Frame 1 (no input): blank canvas, image omitted
Frame 60 (the mouse pressed at the canvas centre just before this capture): blank canvas, image omitted
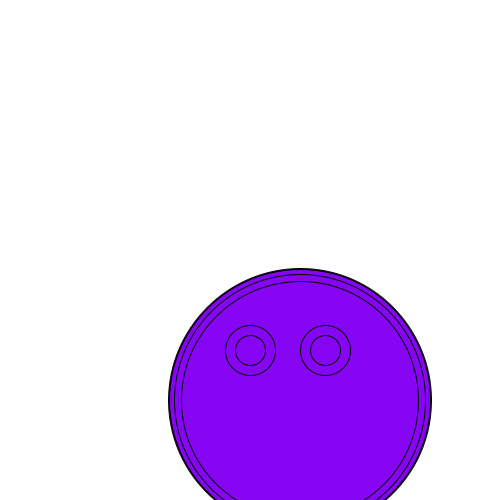
Frame 120 (the mouse held since frame 60 and released just before this capture)

The Processing sketch whose frames 1 and 60 were blank and that drew this single picture after the mouse press (run headless with seeded random() and noise(); from frame 60 on, the mouse is pressed at the canvas centre):

// Processing sketch: processing_57992
// ── processing_57992.pde

// Using an Array to store our variables.
 

 
float x[] = new float[50]; // this creates an array of 15 floats, more than we had!
int posx;
int posy;
color c;
 
void setup() {
  size(500, 500);
  fill(0, 100, 255, 100);
  smooth();
    mouseX=2000;
  mouseY=2000;
   
  // "i" will count from 0 to 50, allowing us to access each individual
  // variable in our array using a single loop!
  for (int i=0; i < 50; i++) {
    x[i] = random(width);
  }
}
 
void draw() {
  translate (mouseX, mouseY);
  fill(0);
  if (mousePressed)
  {
    c=color(random(255),random(255),random(255));
    fill(c);
  }
  background(255);
  float dia;
 
  for (int i=0; i < 50; i++) {
    // we can use a similar loop here to draw the ellipses
    // using each variable in the array
    dia = dist(x[i], 150, mouseX, mouseY);

        ellipse(50, 150, dia, dia);
        ellipse(0, 100, 50, 50);
        ellipse(0, 100, 30, 30);
        ellipse(75, 100, 50, 50);
        ellipse(75, 100, 30, 30);



   

  }
}
//http://www.openprocessing.org/sketch/22180
